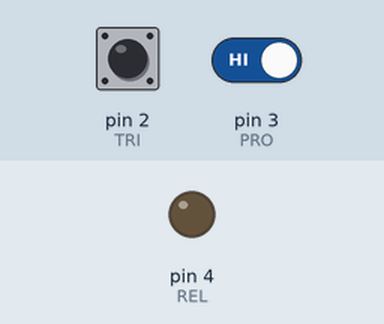
Simulated run of this sketch. Board: Arduino Uno, built with avr-gcc and run on an emulated ATmega328P. Parts: output pins drawn as LEDs (lit = HIGH). Dashed ring = blinking. The test bench sets the inputs (shaded band); at power-on: pin 2 (TRI) HIGH, pin 3 (PRO) HIGH. What the sketch prints to the serial monitor is not drawn.

Above: at 1.2 s.
1.3 s: pin 2 (TRI) pulled LOW for 0.15 s
At 1.32 s:
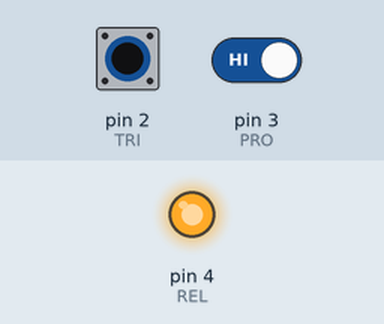
2.9 s: pin 2 (TRI) pulsed LOW 5 times (0.12 s each, 0.3 s apart)
At 2.92 s:
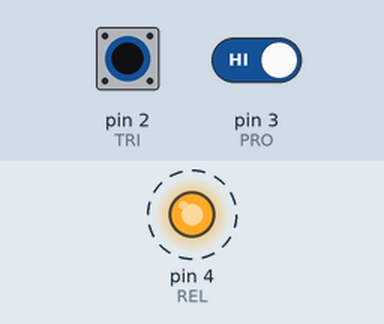
5.9 s: pin 2 (TRI) driven LOW and pin 3 (PRO) driven LOW
At 7.2 s:
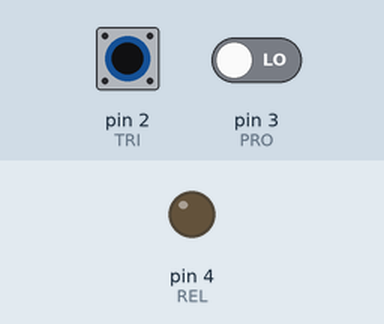
Timing chart, 0 to 8.9 s (numbered marks = the images above; inputs shaded):
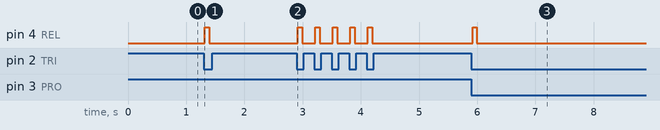

Measured:
- after the input at 1.3 s, pin 4 (REL): LOW → HIGH at once, → LOW 0.08 s later
- after the input at 2.9 s, pin 4 (REL): alternates HIGH for 0.08 s and LOW for 0.22 s, 10 changes in all, then stays LOW, starting at once
- after the input at 5.9 s, pin 4 (REL): LOW → HIGH at once, → LOW 0.07 s later

The sketch:

input_parsing_test.ino
```cpp
#define TRI 2
#define PRO	3
#define REL	4

#define DOWN LOW
#define UP HIGH


enum mode {
	PATTERN, RANDOM
};

//TIMING
const long bounce = 10;		//Period after a swap to ignore input from a button
const long long_press_length = 2000; //Threshold of a long press for the programming button
long next_relay_swap = 0;	//How long from now should the relay be swapped
long cycle_start = 0;		//Length of the cycle

//PROGRAMMING
volatile int pro_state = UP;
volatile long pro_last = 0;	// Last change of the programming button
volatile long pro_len = 0;

//TRIGGER
const long tri_period = 67;	// 1/15 s trigger activation

volatile int tri_state = UP;
volatile int tri_last = 0;	// Last change of the trigger button

//RELAY
volatile int relay_state = LOW;

//GAMEPLAY
volatile mode gate_mode = NULL;

void setup() {
	Serial.begin(9600);
 	//Configure pinouts to board and inputs
	pinMode(PRO, INPUT_PULLUP);
	pinMode(TRI, INPUT_PULLUP);
	pinMode(REL, OUTPUT);

	//Configure interrupts on the input pins
	attachInterrupt(digitalPinToInterrupt(PRO), isr_pro, CHANGE);
	attachInterrupt(digitalPinToInterrupt(TRI), isr_tri, CHANGE);
}

void loop() {
	cycle_start = millis();
	//End the relay opening for a single trigger press
	if(relay_state == HIGH && ((millis() - tri_last) > tri_period)) {
		Serial.println("TRIGGER END");
		relay_state = LOW;
	}
	//Recognize a long press of the programming button, enter pattern mode
	if(pro_len >= long_press_length && gate_mode != PATTERN) {
		gate_mode = PATTERN;
		Serial.println("PATTERN MODE ENTERED");
		pro_len = 0;
	}
	//Recognize 'simultaneous' presses and enter random mode
	if(pro_state == DOWN && tri_state == DOWN && gate_mode != RANDOM) {
		gate_mode = RANDOM;
		Serial.println("RANDOM MODE ENTERED");
	}

	if(pro_state == DOWN) {
		pro_len += (millis() - cycle_start);
	}

	digitalWrite(REL, relay_state);
	Serial.println(pro_len);
}

//Called when there's a change in the state of programming
void isr_pro() {
	if(millis() - pro_last > bounce) {
		pro_last = millis();
		if(pro_state == DOWN) {
			pro_state = UP;
		} else {
			pro_state = DOWN;
			pro_len = 0;
		}
	}
}

//Called when there's a change in the state of trigger
void isr_tri() {
	if(millis() - tri_last > bounce) {
		tri_last = millis();
		if(tri_state == DOWN) {
			tri_state = UP;
		} else {
			Serial.println("TRIGGER START");
			tri_state = DOWN;
			relay_state = HIGH;
		}
	}
}
```
